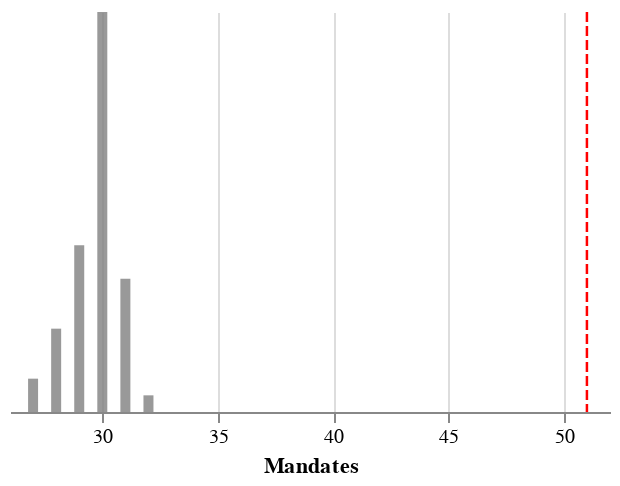

The code cell stored with this chart in its notebook:
### Code cell
coalition = ['Isamaa','EKRE']
adf = sdf.groupby(['draw','party'])['mandates'].sum().reset_index()
adf = adf[(adf['mandates']>0) & adf['party'].isin(coalition)]
ddf = adf.groupby('draw')['mandates'].sum().value_counts().rename('count').reset_index()

n = 51

k_plot = alt.Chart(ddf).mark_bar(opacity=0.8, color='grey').encode(
    x=alt.X('mandates:Q', title='Mandates'),
    y=alt.Y('count:Q', title=None, axis=None),
).properties(height=200)

rule=alt.Chart(pd.DataFrame({'x': [n]})).mark_rule(color='red', size=1.25, strokeDash=[5, 2]).encode(x='x')

(k_plot+rule).configure_view(strokeWidth=0)

### Figure 1 — Vega-Lite specification as saved in the notebook (floating-point values rounded to 4 significant figures)
{"config": {"view": {"continuousWidth": 300, "continuousHeight": 300, "strokeWidth": 0}}, "layer": [{"data": {"name": "data-b22690cd2a27868330aa1f540188ab32"}, "mark": {"type": "bar", "color": "grey", "opacity": 0.8}, "encoding": {"x": {"field": "mandates", "title": "Mandates", "type": "quantitative"}, "y": {"axis": null, "field": "count", "title": null, "type": "quantitative"}}}, {"data": {"name": "data-2f5163864120ec6d7bbfd9dab9866615"}, "mark": {"type": "rule", "color": "red", "size": 1.25, "strokeDash": [5, 2]}, "encoding": {"x": {"field": "x", "type": "quantitative"}}}], "height": 200, "$schema": "https://vega.github.io/schema/vega-lite/v5.15.1.json", "datasets": {"data-b22690cd2a27868330aa1f540188ab32": [{"mandates": 30, "count": 24}, {"mandates": 29, "count": 10}, {"mandates": 31, "count": 8}, {"mandates": 28, "count": 5}, {"mandates": 27, "count": 2}, {"mandates": 32, "count": 1}], "data-2f5163864120ec6d7bbfd9dab9866615": [{"x": 51}]}}
